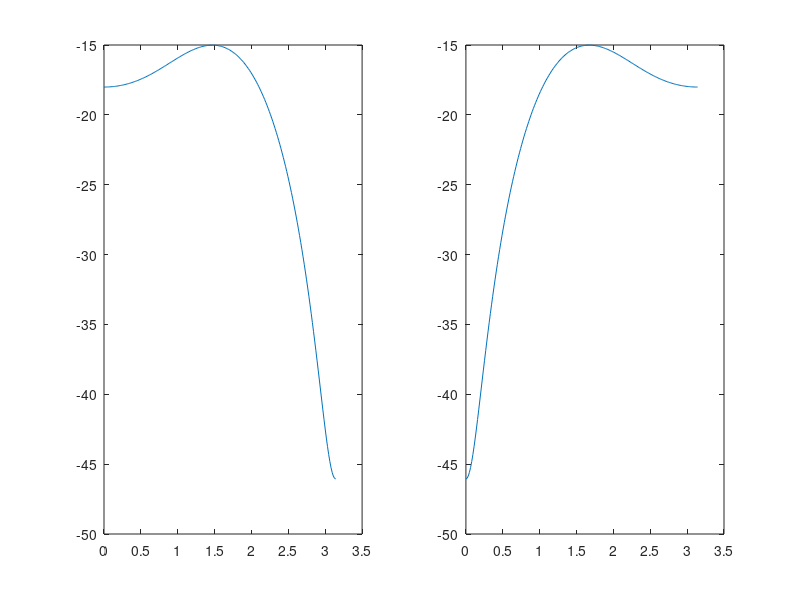

Write the MATLAB code that produced this figure.
clc;
clear;
M = input('Enter the value of M (enter large value) :');
Hm = zeros(1,M);
for i=1:M
    Hm(i)=(0.54-(0.46*cos((2*pi*(i-1))/(M))));
end
hdL =zeros(1,M);
wc =0.75*pi;
a =(M-1)/2;
for i=1:M
    hdL(i)=(wc/pi)*sinc(wc*(i-a)/pi);
end
h =zeros(1,M);
for i =1:M
    h(i) =Hm(i)*hdL(i);
end
l =linspace(0,pi,200);
X1 =freqz(h,1,l);
plot(l,20*log(abs(X1)));
clear;
M =input('Enter the value of M (enter large value) :');
Hm = zeros(1, M);
2
for i = 1:M
    Hm(i) = (0.54 - (0.46 * cos((2 * pi * (i - 1)) / (M))));
end

hdL = zeros(1, M);
hdH = zeros(1, M);
wc = 0.75 * pi;
a = (M - 1) / 2;

for i = 1:M
    hdL(i) = (wc / pi) * sinc(wc * (i - a) / pi);
end

for i = 1:M
    hdH(i) = ((-1)^i) * (wc / pi) * sinc(wc * (i - a) / pi);
end

h1 = zeros(1, M);
for i = 1:M
    h1(i) = Hm(i) * hdL(i);
end

h2 = zeros(1, M);
for i = 1:M
    h2(i) = Hm(i) * hdH(i);
end
l = linspace(0, pi, 200);
X1 = freqz(h1, 1, l);
subplot(1, 2, 1);
plot(l, 20 * log(abs(X1)));

X2 = freqz(h2, 1, l);
subplot(1, 2, 2);
plot(l,20*log(abs(X2)));
